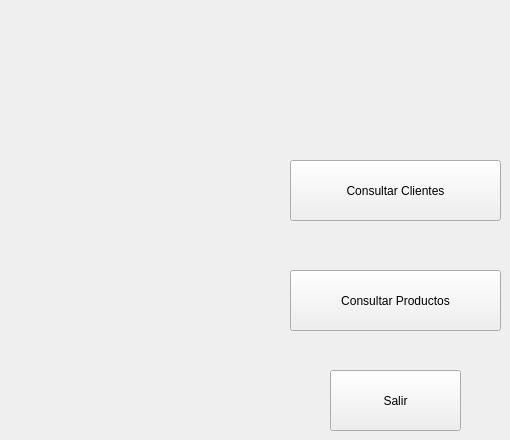
      <widget class="QWidget" name="page">
       <widget class="QPushButton" name="pushButton_3">
        <property name="geometry">
         <rect>
          <x>290</x>
          <y>160</y>
          <width>211</width>
          <height>61</height>
         </rect>
        </property>
        <property name="text">
         <string>Consultar Clientes</string>
        </property>
       </widget>
       <widget class="QPushButton" name="pushButton_4">
        <property name="geometry">
         <rect>
          <x>290</x>
          <y>270</y>
          <width>211</width>
          <height>61</height>
         </rect>
        </property>
        <property name="text">
         <string>Consultar Productos</string>
        </property>
       </widget>
       <widget class="QPushButton" name="pushButton_5">
        <property name="geometry">
         <rect>
          <x>330</x>
          <y>370</y>
          <width>131</width>
          <height>61</height>
         </rect>
        </property>
        <property name="text">
         <string>Salir</string>
        </property>
        <property name="icon">
         <iconset>
          <normaloff>../../../Downloads/png-transparent-button-computer-icons-exit-angle-rectangle-logo.png</normaloff>../../../Downloads/png-transparent-button-computer-icons-exit-angle-rectangle-logo.png</iconset>
        </property>
        <property name="iconSize">
         <size>
          <width>60</width>
          <height>60</height>
         </size>
        </property>
       </widget>
      </widget>
